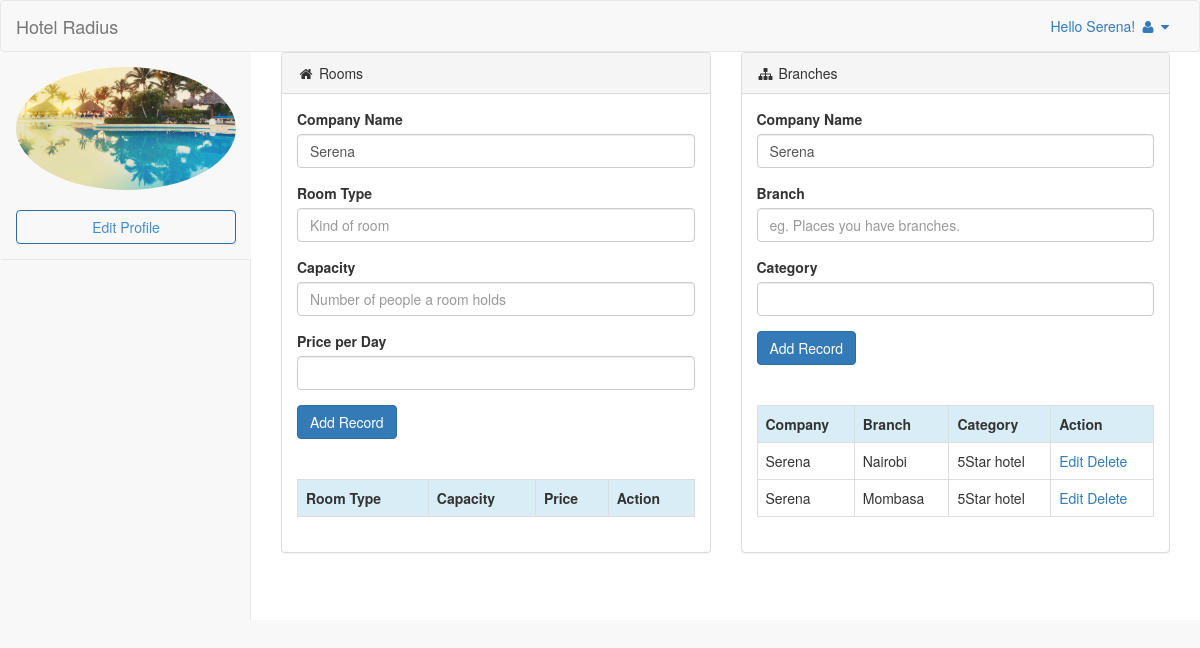
/companyhome.php (signed in), run on an earlier commit of the app's database.
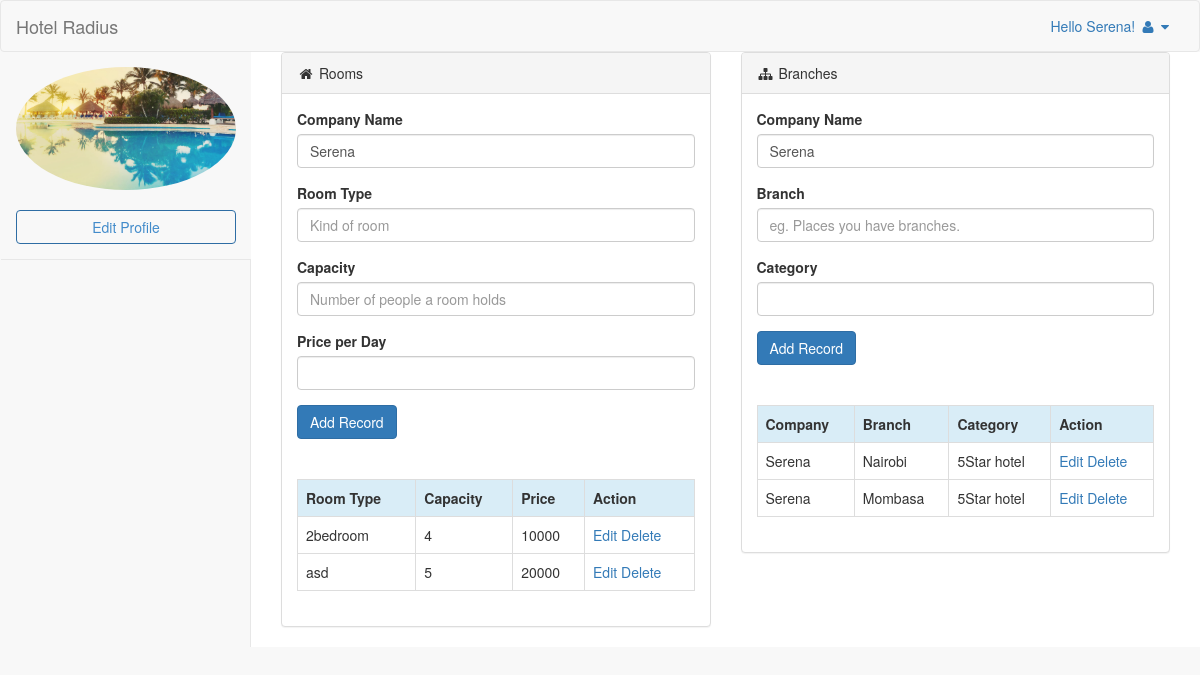
And on a later commit of the database.
### tables this page shows
CREATE TABLE `tbl_base` (
  `id` int(11) NOT NULL,
  `companyName` varchar(100) NOT NULL,
  `companyBranch` varchar(100) NOT NULL,
  `category` varchar(100) DEFAULT NULL
);

CREATE TABLE `tbl_rooms` (
  `id` int(11) NOT NULL,
  `companyName` varchar(100) NOT NULL,
  `roomType` varchar(100) NOT NULL,
  `capacity` varchar(100) DEFAULT NULL,
  `price` varchar(100) DEFAULT NULL,
  `booked` varchar(100) DEFAULT 'No',
  `phoneNumber` int(100) DEFAULT NULL,
  `customerName` varchar(100) DEFAULT NULL
);

### class.user.php (called while the page is built, shortened)
<?php
class USER
{
 private $conn;
 public function __construct()
 {
  $database = new Database();
  $db = $database->dbConnection();
  $this->conn = $db;
    }
 public function runQuery($sql)
 {
  $stmt = $this->conn->prepare($sql);
  return $stmt;
 }
}

### companyhome.php (the view, shortened to what the changed rows need)
<?php
require_once 'class.user.php';
$user_home = new USER();
$stmt = $user_home->runQuery("SELECT * FROM tbl_users WHERE userID=:uid");
$stmt->execute(array(":uid"=>$_SESSION['userSession']));
$row = $stmt->fetch(PDO::FETCH_ASSOC);
$conn = mysqli_connect("localhost", "root", "12345678", "hotel");
?>
<!DOCTYPE html>
<html lang="en" >
<head>
    <link rel="stylesheet" type="text/css" href="vendor/bootstrap-3.3.5-dist/css/bootstrap.css"/>
    <link href="vendor/dist/css/sb-admin-2.css" rel="stylesheet">
    <link href="vendor/font-awesome/css/font-awesome.min.css" rel="stylesheet" type="text/css">
</head>
<body onload="startTime()">
  <div id="wrapper">
      <div id="page-wrapper">
          <div class="row">
              <div class="col-lg-6">
                  <div class="panel panel-default">
                      <div class="panel-body">
                        <br /><br />
                        <table class="table table-bordered table-hover" width="100%" align="center">
                          <tr class="info">
                            <th>Room Type</th>
                            <th>Capacity</th>
                            <th>Price</th>
                            <th>Action</th>
                          </tr>
                          <?php
                          $name = $row['userName'];
                          $res = $conn->query("SELECT * FROM tbl_rooms WHERE companyName='$name'");
                          while($Row=$res->fetch_array())
                          {
                           ?>
                          <tr>
                            <td><?php echo $Row['roomType']; ?></td>
                            <td><?php echo $Row['capacity']; ?></td>
                            <td><?php echo $Row['price']; ?></td>
                            <td>
                              <a href="?edit=<?php echo $Row['id']; ?>">Edit</a>
                              <a href="?del=<?php echo $Row['id']; ?>">Delete</a>
                            </td>
                          </tr>
                          <?php
                          }
                          ?>
                        </table>
                      </div>
                  </div>
              </div>
              <div class="col-lg-6">
                  <div class="panel panel-default">
                      <div class="panel-body">
                        <br /><br />
                        <table class="table table-bordered table-hover" width="100%" align="center">
                          <tr class="info">
                            <th>Company</th>
                            <th>Branch</th>
                            <th>Category</th>
                            <th>Action</th>
                          </tr>
                          <?php
                          $name = $row['userName'];
                          $resBranch = $conn->query("SELECT * FROM tbl_base WHERE companyName='$name'");
                          while($RowBranch=$resBranch->fetch_array())
                          {
                           ?>
                          <tr>
                            <td><?php echo $RowBranch['companyName']; ?></td>
                            <td><?php echo $RowBranch['companyBranch']; ?></td>
                            <td><?php echo $RowBranch['category']; ?></td>
                            <td>
                              <a href="?editBranch=<?php echo $RowBranch['id']; ?>">Edit</a>
                              <a href="?delBranch=<?php echo $RowBranch['id']; ?>">Delete</a>
                            </td>
                          </tr>
                          <?php
                          }
                          ?>
                        </table>
                      </div>
                  </div>
              </div>
          </div>
      </div>
  </div>
</body>
</html>

What changed in the data, as far as the page shows it:
added tbl_rooms: roomType "2bedroom", capacity "4", price "10000"
now on this page (row edited): tbl_rooms: roomType "asd", capacity "5", price "20000"
